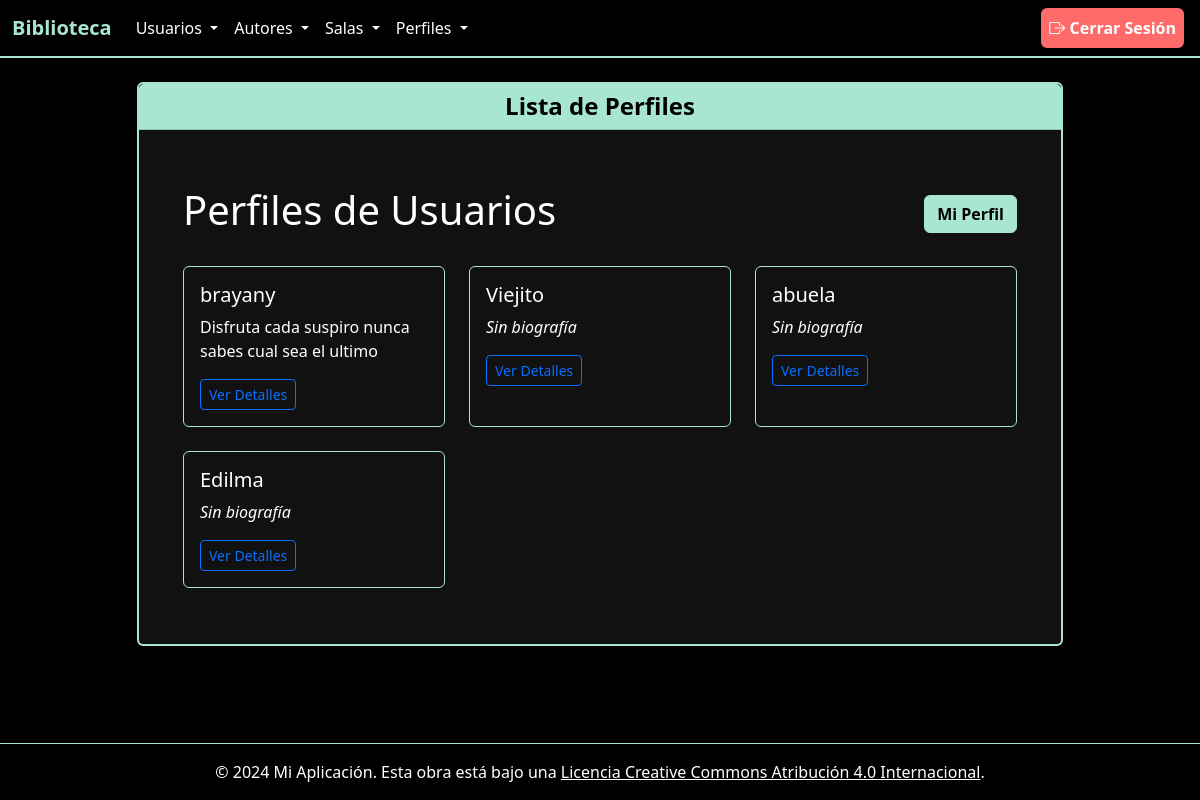
Page /perfil/ (signed in) on the committed database.
### app/models/perfil.py (models this page shows, shortened)
class Perfil(db.Model):
    __tablename__ = 'perfiles'
    idPerfil = db.Column(db.Integer, primary_key=True)
    bio = db.Column(db.Text, nullable=True)
    user_id = db.Column(db.Integer, db.ForeignKey('users.idUser'), nullable=False)
    user = db.relationship('User', back_populates='perfil')

### app/models/users.py (models this page shows, shortened)
class User(db.Model, UserMixin):
    __tablename__ = 'users'
    idUser = db.Column(db.Integer, primary_key=True)
    nameUser = db.Column(db.String(80), unique=True, nullable=False)
    passwordUser = db.Column(db.String(255), nullable=False)  # 🔥 más largo para hash
    email = db.Column(db.String(120), unique=True, nullable=False)
    perfil = db.relationship(
        'Perfil',
        back_populates='user',
        uselist=False,
        cascade="all, delete"
    )
    publicaciones = db.relationship(
        'Publicacion',
        back_populates='user',
        cascade="all, delete"
    )

### app/routes/perfil_route.py (the view)
@bp.route('/')
@login_required
def index():
    perfiles = Perfil.query.all()
    return render_template('perfil/index.html', perfiles=perfiles)

### app/templates/perfil/index.html (shortened to what this page needs)
{% extends "base.html" %}
{% block titulo_pagina %}Lista de Perfiles{% endblock %}
{% block content %}
<div class="container mt-4">
    <div class="d-flex justify-content-between align-items-center mb-4">
        <h1>Perfiles de Usuarios</h1>
        <a href="{{ url_for('perfil.mi_perfil') }}" class="btn btn-primary">Mi Perfil</a>
    </div>
    <div class="row">
        {% for perfil in perfiles %}
        <div class="col-md-6 col-lg-4 mb-4">
            <div class="card h-100">
                <div class="card-body">
                    <h5 class="card-title">{{ perfil.user.nameUser }}</h5>
                    <p class="card-text">
                        {% if perfil.bio %}
                            {{ perfil.bio[:100] }}{% if perfil.bio|length > 100 %}...{% endif %}
                        {% else %}
                            <em>Sin biografía</em>
                        {% endif %}
                    </p>
                    <a href="{{ url_for('perfil.detail', id=perfil.idPerfil) }}" class="btn btn-outline-primary btn-sm">Ver Detalles</a>
                </div>
            </div>
        </div>
        {% endfor %}
    </div>
</div>
{% endblock %}

### app/templates/base.html (style rules this page uses)
body { background-color: #000000 !important; color: #ffffff !important; }
.bg-light { background-color: #000000 !important; color: #ffffff !important; }
.card { background-color: #111111 !important; border-color: #a8e6cf !important; color: #ffffff !important; }
h1, h2, h3, h4, h5, h6, label, p, span, div { color: #ffffff; }
.btn-primary, .btn-success, .btn-info, .btn-secondary { background-color: #a8e6cf !important; border-color: #a8e6cf !important; color: #000000 !important; font-weight: bold; }

### rows in the picture
Perfil: user.nameUser "brayany", bio "Disfruta cada suspiro nunca sabes cual sea el ultimo"
Perfil: user.nameUser "Viejito", bio "Sin biografía"
Perfil: user.nameUser "abuela", bio "Sin biografía"
Perfil: user.nameUser "Edilma", bio "Sin biografía"
